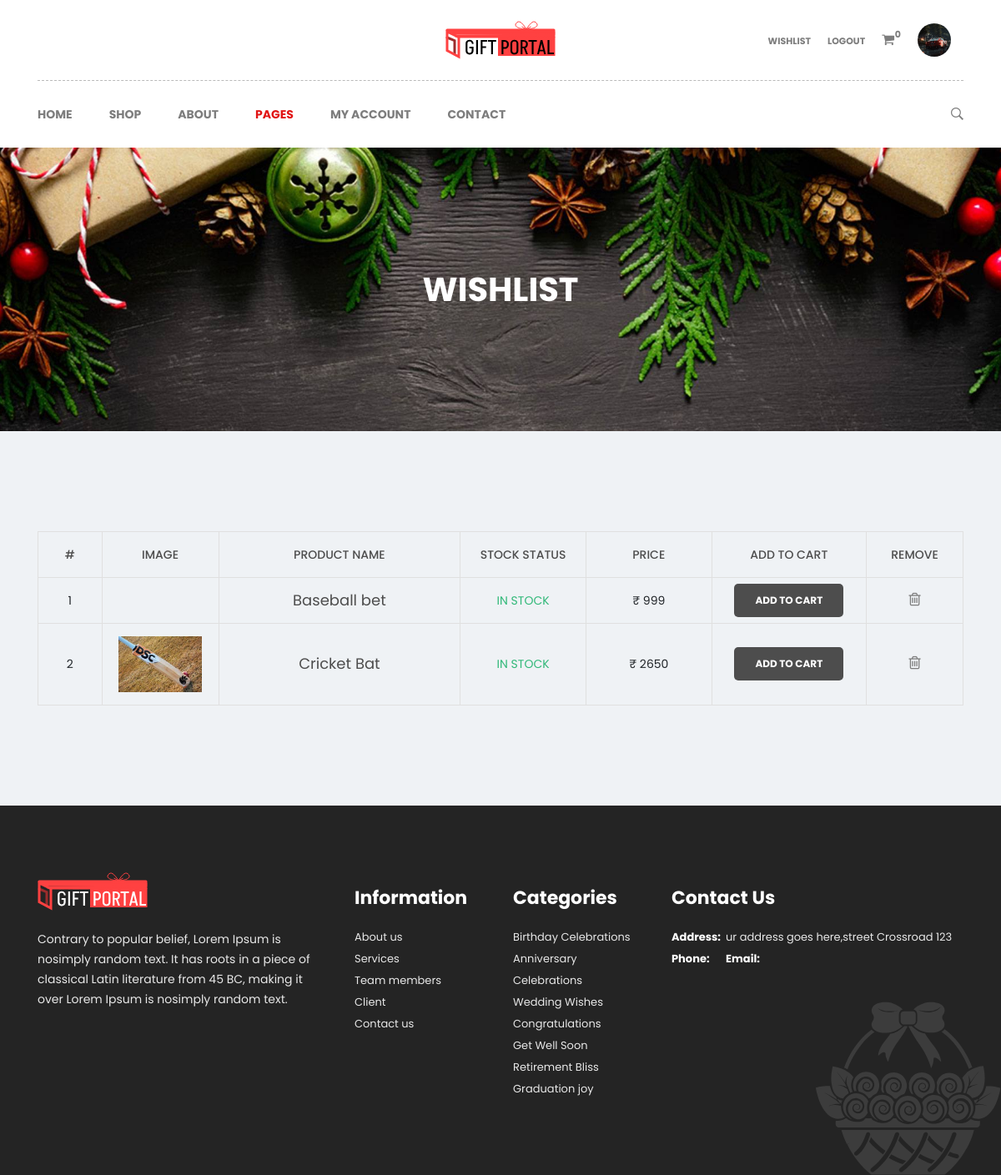
/wishlist (signed in), run on an earlier commit of the app's database.
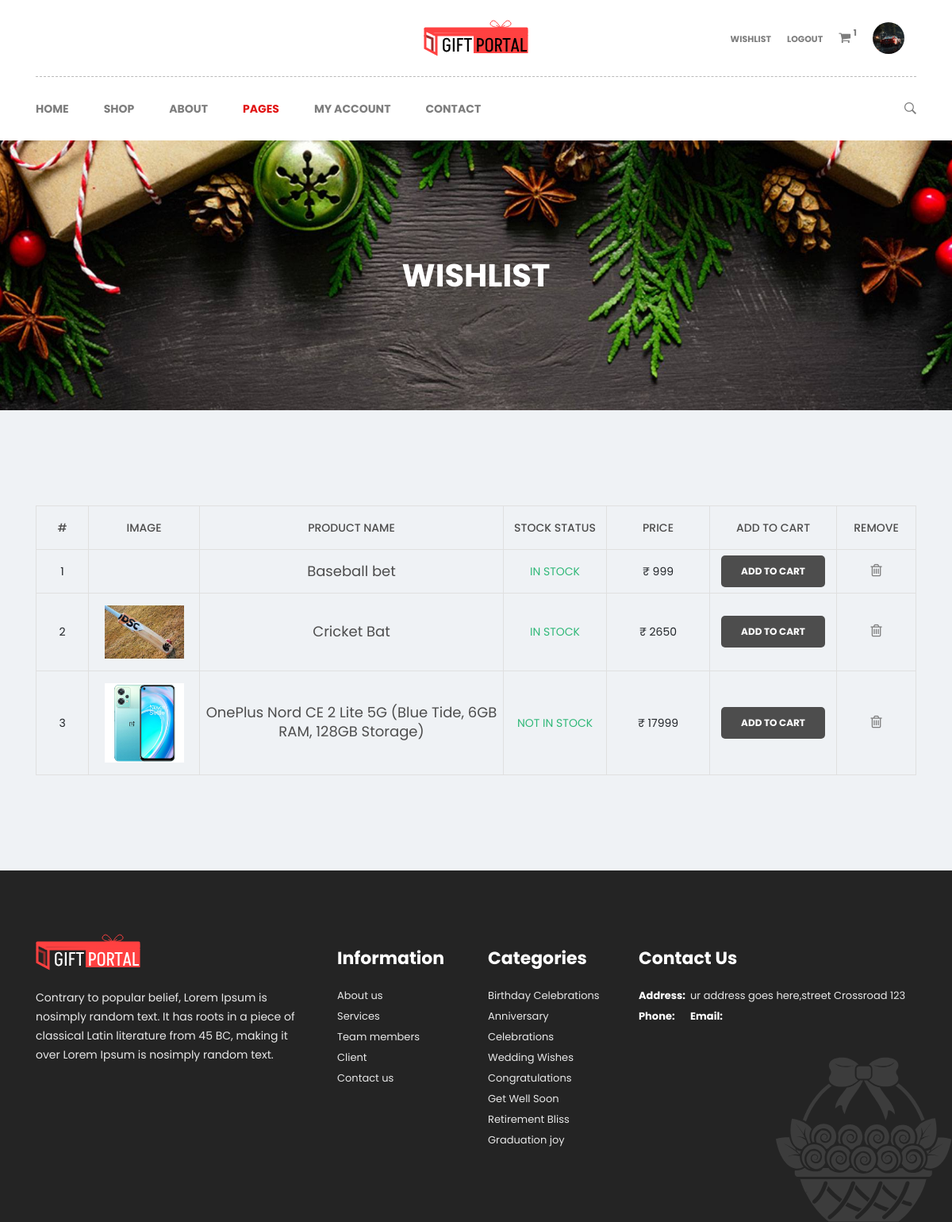
And on a later commit of the database.
### giftapp/models.py (models this page shows, shortened)
class usertable(models.Model):
    u_name=models.CharField(max_length=20)
    u_email=models.CharField(max_length=20)
    u_password=models.CharField(max_length=25)
    u_phone=models.BigIntegerField()
    u_status=models.IntegerField(choices=U_STATUS, default=0)
    u_image=models.ImageField()
    u_type=models.CharField(max_length=10)
    dob=models.DateField()
    is_verified=models.BooleanField(default=False)
    comments=models.CharField(max_length=100, default="")
    u_address=models.TextField(default="")
    def user_photo(self):
       return mark_safe('<img src="{}" width="100"/>'.format(self.u_image.url))
    user_photo.allow_tags = True

class wishlist(models.Model):
    u_id = models.ForeignKey(usertable, on_delete=models.CASCADE)
    p_id = models.ForeignKey(producttable, on_delete=models.CASCADE)
    created_at = models.DateTimeField(auto_now_add=True)

class producttable(models.Model):
    catid = models.ForeignKey(categorytable, on_delete=models.CASCADE)
    stockist_id = models.ForeignKey(usertable, on_delete=models.CASCADE)
    p_name=models.CharField(max_length=15)
    p_description=models.CharField(max_length=25)
    p_image=models.ImageField()
    p_quantity=models.IntegerField()
    p_price=models.BigIntegerField()
    p_status=models.IntegerField(choices=PRODUCT_STATUS, default=0)

### giftapp/views.py (the view)
# urls.py: path("wishlist", views.wishList, name="wishlist"),
def wishList(request):
    dataOfWish = wishlist.objects.filter(u_id=request.session.get('u_id'))
    return render(request, "wishlist.html", {'data':dataOfWish})

### giftapp/context_processors.py (called while the page is built)
def user_data(request):
    user_id = request.session.get('u_id')
    seller = False
    user_data = None
    fetchCartData = 0
    fetchCart = None
    if user_id:
        try:
            user_data = usertable.objects.get(id=user_id)
            fetchCartData = carttable.objects.filter(userid=user_data).count()
            fetchCart = carttable.objects.filter(userid=usertable.objects.get(id=request.session['u_id']))
            if user_data.u_type == "seller":
                seller = True
        except usertable.DoesNotExist:
            pass
    return {'user_data': user_data,
            'seller': seller, 'cartCount': fetchCartData, 'cartData': fetchCart, 'fetchCart': fetchCart}

### giftapp/templates/wishlist.html (shortened to what this page needs)
<!doctype html>
{% load static %}
<html class="no-js" lang="en">
    <head>
        <link rel="stylesheet" href="{% static 'css/bootstrap.min.css' %}" />
        <link rel="stylesheet" href="{% static 'css/font-awesome.min.css' %}" />
        <link rel="stylesheet" href="{% static 'css/ionicons.min.css' %}" />
        <link rel="stylesheet" href="{% static 'css/plugins.css' %}" />
        <link rel="stylesheet" href="{% static "style.css" %}" />
    </head>
<body>
<div id="main-wrapper" class="section">
    {% include 'includes/header.html' %}
    <div class="page-banner-section section" style="background-image: url({% static "img/bg/page-banner.jpg" %})">
        <div class="container">
            <div class="row">
                <div class="page-title text-center col">
                    <h1>Wishlist</h1>
                </div>
            </div>
        </div>
    </div>
    <div class="wishlist-section section pt-120 pb-90">
        <div class="container">
            <div class="row">
                <div class="col-12">
                    <div class="table-responsive mb-30">
                        <table class="table cart-table text-center">
                            <thead>
                                <tr>
                                    <th class="number">#</th>
                                    <th class="image">image</th>
                                    <th class="name">product name</th>
                                    <th class="qty">stock status</th>
                                    <th class="price">price</th>
                                    <th class="total">add to cart</th>
                                    <th class="remove">remove</th>
                                </tr>
                            </thead>
                            <tbody>
                                {%if data%}
                                {% for wishData in data %}
                                    <tr>
                                    <td><span class="cart-number">{{forloop.counter}}</span></td>
                                    <td><a href="product-details/{{wishData.p_id.id}}" class="cart-pro-image"><img src="/media/{{wishData.p_id.p_image}}" alt="" /></a></td>
                                    <td><a href="product-details/{{wishData.p_id.id}}" class="cart-pro-title">{{wishData.p_id.p_name}}</a></td>
                                    <td><p class="stock in-stock">
                                        {% if wishData.p_id.p_quantity <= 0 %}
                                            not in stock
                                        {%elif wishData.p_id.p_quantity <= 15 %}
                                            hurry up, few left!
                                        {%else%}
                                            in stock
                                        {% endif %}
                                    </p></td>
                                    <td><p class="cart-pro-price">₹ {{wishData.p_id.p_price}}</p></td>
                                    <td><button class="wl-add-cart-btn">add to cart</button></td>
                                    <td>
                                        <a href="deletewishlistitem/{{wishData.id}}">
                                            <button class="cart-pro-remove"><i class="fa fa-trash-o"></i></button>
                                        </a>
                                    </td>
                                </tr>
                                {% endfor %}
                                {%else%}
                                <tr>
                                    <td colspan="7">No Wish Yet.</td>
                                </tr>
                                {%endif%}
                            </tbody>
                        </table>
                    </div>
                </div>
            </div>
        </div>
    </div>
    {% include 'includes/footer.html' %}
</div>
</body>
</html>

### giftapp/templates/includes/header.html (shortened to what this page needs)
<!DOCTYPE html>
{% load static %}
<html class="no-js" lang="en">
  <head>
    <link rel="stylesheet" href="{% static 'css/bootstrap.min.css' %}" />
    <link rel="stylesheet" href="{% static 'css/font-awesome.min.css' %}" />
    <link rel="stylesheet" href="{% static 'css/ionicons.min.css' %}" />
    <link rel="stylesheet" href="{% static 'css/plugins.css' %}" />
    <link rel="stylesheet" href="{% static "style.css" %}" />
  </head>
  <body>
    <div id="main-wrapper" class="section">
    <div class="header-section section">
        <div class="account-menu header-top">
          <div class="container">
            <div class="row">
              <div class="col">
                <div class="header-top-wrapper">
                  <div class="row_disp">
                    <div class="header-social col-md-4 col-12">
                            </div>
                    <div class="header-logo col-md-4 col-12">
                      <a href="/" class="logo"
                        ><img src="{% static '/img/logo.svg' %}" alt="logo" /></a
                      >
                    </div>
                    <div class="account-menu user-menu col-md-4 col-12">
                      <ul>
                        {%if request.session.u_id is not None%}
                        {% if seller %}
                        <li><a href="/addproduct">addproduct</a></li>
                        {% else %}
                        <li><a href="/wishlist">Wishlist</a></li>
                        {% endif %}
                        <li><a href="/logout">Logout</a></li>
                        {%if not seller%}
                        <li>
                          <a href="#" data-toggle="dropdown"
                            ><i class="fa fa-shopping-cart"></i
                            ><span class="num">{{cartCount}}</span></a
                          >
                        </li>
                        {%endif%}
                        {%endif%}
                        {%if user_data is not None%}
                        <li>
                          <img src="/media/{{user_data.u_image}}" class="u_image" alt="" srcset="">
                         </li>
                         {%endif%}
                      </ul>
                    </div>
                  </div>
                </div>
              </div>
            </div>
          </div>
        </div>
        <div class="header-bottom section">
          <div class="container">
            <div class="row">
              <div class="header-bottom-wrapper text-center col">
                <nav id="main-menu" class="main-menu">
                  <ul>
                    {% if request.path == "/" %}
                    <li class='active'><a  href="/">Home</a></li>
                    {% else %}
                    <li ><a  href="/">Home</a></li>
                    {% endif %}
                    {% if request.path == "/shop" %}
                    <li class="active">
                      <a href="{% url 'shop' %}" class="active">shop</a>
                    </li>
                    {%else%}
                    <li>
                      <a href="{% url 'shop' %}">shop</a>
                    </li>
                    {%endif%}
                    {% if request.path == "/about" %}
                    <li class='active'><a  href="/about">about</a></li>
                    {% else %}
                    <li ><a  href="/about">about</a></li>
                    {% endif %}
                    {%if request.path == "/cart" or request.path == "/checkout" or request.path == "/wishlist" or request.path == "under-construction"%}
                    <li class='active'>
                      <a href="#">pages</a>
                    </li>
                    {%endif%}
                    {%if request.path == "/signup" or request.path == "/login"%}
                    <li class='active'>
                      <a href="">My account</a>
                      <ul class="sub-menu">
                        {%if request.path == "/signup"%}
                        <li class='active'><a href="/signup">Sign Up</a></li>
                        {%else%}
                        <li><a href="/signup">Sign Up</a></li>
                        {%endif%}
                        {%if request.path == "/login"%}
                        <li class='active'><a href="/login">Log In</a></li>
                        {%else%}
                        <li><a href="/login">Log In</a></li>
                        {%endif%}
                      </ul>
                    </li>
                    {%else%}
                    <li >
                      <a href>My account</a>
                    </li>
                    {%endif%}
                    {% if request.path == "/contact" %}
                    <li class='active'><a  href="/contact">Contact</a></li>
                    {% else %}
                    <li ><a  href="/contact">Contact</a></li>
                    {% endif %}
                  </ul>
                </nav>
                <div class="header-search">
                  <button class="search-toggle">
                    <i class="ion-ios-search-strong"></i>
                  </button>
                </div>
              </div>
            </div>
          </div>
        </div>
      </div>
    </div>
  </body>
</html>

### giftapp/templates/includes/footer.html (shortened to what this page needs)
<!DOCTYPE html>
{% load static %}
<html lang="en">
    <head>
      <link rel="stylesheet" href="{% static '/css/bootstrap.min.css' %}" />
      <link rel="stylesheet" href="{% static '/css/font-awesome.min.css' %}" />
      <link rel="stylesheet" href="{% static '/css/ionicons.min.css' %}" />
      <link rel="stylesheet" href="{% static '/css/plugins.css' %}" />
      <link rel="stylesheet" href="{% static "/style.css" %}" />
      </head>
<body>
    <div
    class="footer-section section bg-dark"
    style="background-image: url({% static "/img/bg/footer-bg-1.svg" %})"
  >
    <div class="container">
      <div class="row">
        <div class="col">
          <div class="footer-top section pt-80 pb-50">
            <div class="row">
              <div class="footer-widget col-lg-4 col-md-6 col-12 mb-40">
                <img
                  class="footer-logo"
                  src="{% static '/img/footer-logo.svg' %}"
                  alt="logo"
                />
                <p>
                  Contrary to popular belief, Lorem Ipsum is nosimply random
                  text. It has roots in a piece of classical Latin
                  literature from 45 BC, making it over Lorem Ipsum is
                  nosimply random text.
                </p>
              </div>
              <div class="footer-widget col-lg-2 col-md-3 col-12 mb-40">
                <h4 class="widget-title">Information</h4>
                <ul>
                  <li><a href="#">About us</a></li>
                  <li><a href="#">Services</a></li>
                  <li><a href="#">Team members</a></li>
                  <li><a href="#">Client</a></li>
                  <li><a href="#">Contact us</a></li>
                </ul>
              </div>
              <div class="footer-widget col-lg-2 col-md-3 col-12 mb-40">
                <h4 class="widget-title">Categories</h4>
                <ul>
                  <li><a href="#">Birthday Celebrations</a></li>
                  <li><a href="#">Anniversary Celebrations</a></li>
                  <li><a href="#">Wedding Wishes</a></li>
                  <li><a href="#">Congratulations</a></li>
                  <li><a href="#">Get Well Soon</a></li>
                  <li><a href="#">Retirement Bliss</a></li>
                  <li><a href="#">Graduation joy</a></li>
                </ul>
              </div>
              <div class="footer-widget col-lg-4 col-md-6 col-12 mb-40">
                <h4 class="widget-title">Contact Us</h4>
                <ul>
                  <li>
                    <span>Address:</span> ur address goes here,street
                    Crossroad 123
                  </li>
                  <li>
                    <span>Phone:</span>
                  </li>
                  <li>
                    <span>Email:</span>
                  </li>
                </ul>
              </div>
            </div>
          </div>
        </div>
      </div>
    </div>
  </div>
</body>
</html>

### giftapp/templates/includes/header.html (style rules this page uses)
.user-menu { display: flex; align-items: center; }
.user-menu ul { display: flex; align-items: center; list-style-type: none; margin: 0; padding: 0; }
.user-menu ul li { margin-left: 10px; }
.u_image { width: 40px; height: 40px; border-radius: 50%; object-fit: cover; }
.row_disp { display: flex !important; justify-content: flex-end !important; flex-wrap: wrap; }

What changed in the data, as far as the page shows it:
added wishlist: p_id.p_image (picture), p_id.p_name "OnePlus Nord CE 2 Lite 5G (Blue Tide, 6GB RAM, 128GB Storage)", shows "NOT IN STOCK", p_id.p_price "17999"
Also different on the page:
{{ cartCount }}: "0" → "1"
